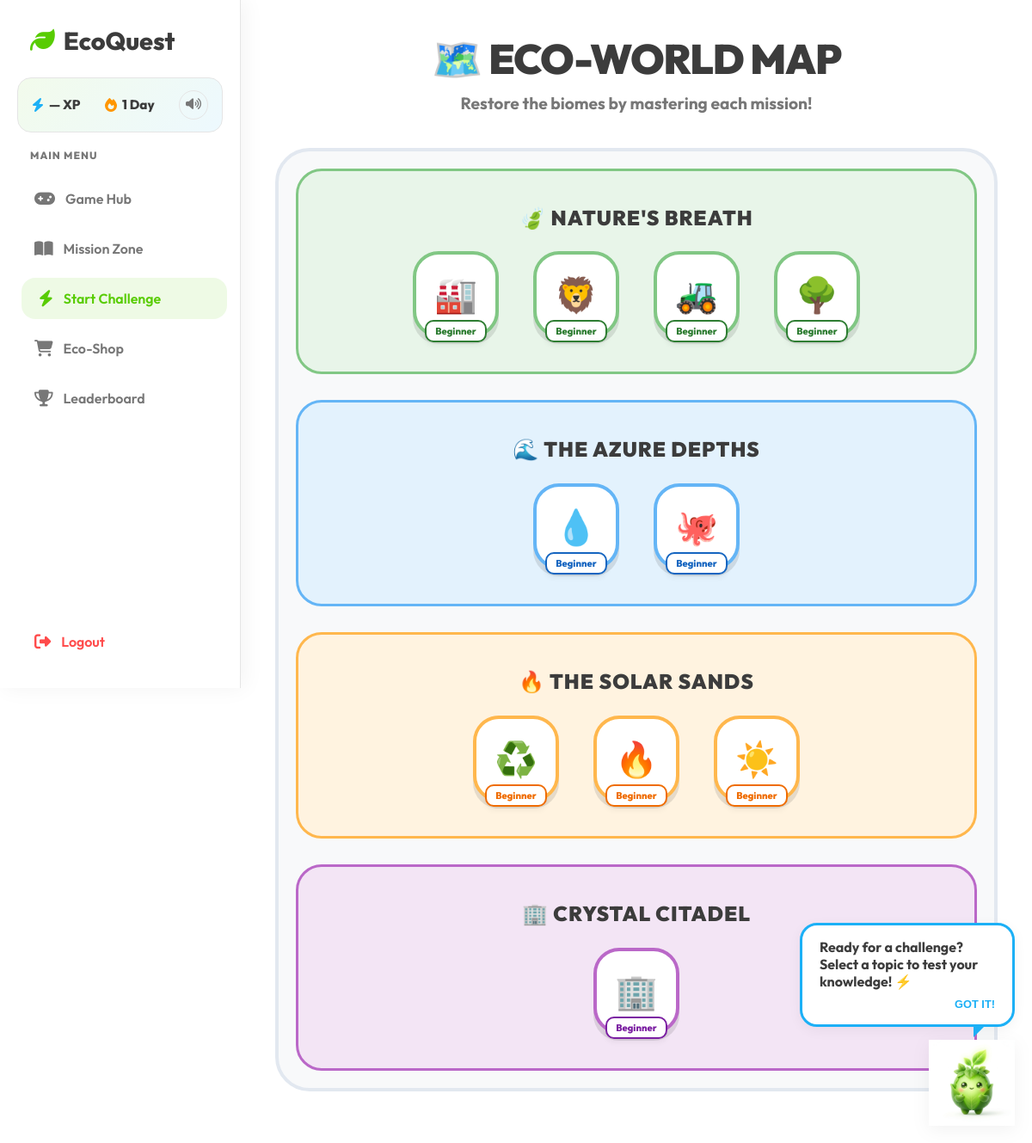
The page /topics (signed in) on the database its author committed.
### tables this page shows
CREATE TABLE topics (
    topic_id INTEGER PRIMARY KEY AUTOINCREMENT,
    topic_name TEXT NOT NULL,
    content TEXT
, icon TEXT, description TEXT);

### app.py (the view)
@app.route("/topics")
def topics():
    check = require_login()
    if check:
        return check
    user_id = session["user_id"]
    conn = get_connection()
    cursor = conn.cursor()
    cursor.execute("SELECT topic_id, topic_name, icon, description FROM topics")
    rows = cursor.fetchall()
    conn.close()
    topics_data = []
    for row in rows:
        topics_data.append({
            "id": row[0],
            "name": row[1],
            "icon": row[2],
            "desc": row[3],
            "difficulty": get_user_level(user_id, row[0])
        })
    return render_template("topics.html", topics=topics_data)

### app.py (called while the page is built)
def get_connection():
    return sqlite3.connect("database.db")

def require_login():
    if "user_id" not in session:
        return redirect("/")

def get_user_level(user_id, topic_id):
    conn = get_connection()
    cursor = conn.cursor()
    cursor.execute("""
        SELECT level_name FROM user_progress
        WHERE user_id=? AND topic_id=?
    """, (user_id, topic_id))
    row = cursor.fetchone()
    conn.close()
    if row:
        return row[0]
    else:
        return "Beginner"

### templates/topics.html (shortened to what this page needs)
{% extends "base.html" %}
{% block content %}
<div class="animate-fade-in" style="width: 100%; max-width: 1200px; margin: 0 auto; text-align: center;">
    <div style="margin-bottom: 40px; padding: 0 20px;">
        <h1 style="font-size: 3rem; margin-bottom: 10px; color: var(--text-main); font-weight: 900; text-transform: uppercase; letter-spacing: -1px;">
            🗺️ Eco-World Map
        </h1>
        <p class="text-muted" style="font-size: 1.2rem; font-weight: 700;">
            Restore the biomes by mastering each mission!
        </p>
    </div>
    <div class="world-map">
        <div class="biome-section nature-biome">
            <h3 class="biome-label">🍃 Nature's Breath</h3>
            <div class="biome-grid">
                {% for t in topics if t.id in [1, 9, 5, 7] %}
                <a href="{{ url_for('quiz', topic_id=t.id) }}" class="map-node node-nature" title="{{ t.name }}">
                    <span class="node-icon">{{ t.icon }}</span>
                    <div class="node-status">{{ t.difficulty }}</div>
                </a>
                {% endfor %}
            </div>
        </div>
        <div class="biome-section water-biome">
            <h3 class="biome-label">🌊 The Azure Depths</h3>
            <div class="biome-grid">
                {% for t in topics if t.id in [4, 8] %}
                <a href="{{ url_for('quiz', topic_id=t.id) }}" class="map-node node-water" title="{{ t.name }}">
                    <span class="node-icon">{{ t.icon }}</span>
                    <div class="node-status">{{ t.difficulty }}</div>
                </a>
                {% endfor %}
            </div>
        </div>
        <div class="biome-section fire-biome">
            <h3 class="biome-label">🔥 The Solar Sands</h3>
            <div class="biome-grid">
                {% for t in topics if t.id in [3, 6, 2] %}
                <a href="{{ url_for('quiz', topic_id=t.id) }}" class="map-node node-fire" title="{{ t.name }}">
                    <span class="node-icon">{{ t.icon }}</span>
                    <div class="node-status">{{ t.difficulty }}</div>
                </a>
                {% endfor %}
            </div>
        </div>
        <div class="biome-section city-biome">
            <h3 class="biome-label">🏢 Crystal Citadel</h3>
            <div class="biome-grid">
                {% for t in topics if t.id == 10 %}
                <a href="{{ url_for('quiz', topic_id=t.id) }}" class="map-node node-city" title="{{ t.name }}">
                    <span class="node-icon">{{ t.icon }}</span>
                    <div class="node-status">{{ t.difficulty }}</div>
                </a>
                {% endfor %}
            </div>
        </div>
    </div>
</div>
{% endblock %}

### static/style.css (style rules this page uses)
:root { --primary: #58CC02; --primary-dark: #46a302; --primary-light: #89E219; --secondary: #1CB0F6; --secondary-dark: #1899d6; --accent: #FFC800; --danger: #FF4B4B; --danger-dark: #EA2B2B; --background: #FFFFFF; --bg-light: #FFFFFF; --bg-sidebar: #F7F7F7; --surface: #FFFFFF; --text-main: #3C3C3C; --text-muted: #777777; --warning: #FFC800; --warning-dark: #D3A600; --border-color: #E5E5E5; --glass-bg: rgba(255, 255, 255, 0.9); --glass-border: rgba(255, 255, 255, 0.4); --glass-shadow: 0 8px 32px 0 rgba(31, 38, 135, 0.07); --radius-lg: 20px; --radius-md: 16px; --radius-sm: 12px; --transition: all 0.2s ease-in-out; --font-main: 'Nunito', sans-serif; --shadow: 0 4px 15px rgba(0,0,0,0.05); --coin-gold: #FFD700; --streak-fire: #FF4500; }
* { box-sizing: border-box; margin: 0; padding: 0; }
body { font-family: 'Outfit', 'Nunito', sans-serif; background-color: var(--background); color: var(--text-main); min-height: 100vh; display: flex; overflow-x: hidden; }
h1, h2, h3, h4, h5, h6 { font-weight: 800; color: var(--text-main); line-height: 1.2; }
.text-muted { color: var(--text-muted); }
.animate-fade-in { animation: fadeIn 0.6s cubic-bezier(0.4, 0, 0.2, 1) forwards; }

### templates/topics.html (style rules this page uses)
.world-map { display: flex; flex-direction: column; gap: 30px; padding: 20px; background: #f8f9fa; border-radius: 40px; border: 4px solid #e2e8f0; }
.biome-section { padding: 40px; border-radius: 30px; position: relative; overflow: hidden; }
.biome-label { font-size: 1.5rem; font-weight: 900; margin-bottom: 25px; text-transform: uppercase; letter-spacing: 1px; }
.biome-grid { display: flex; justify-content: center; gap: 40px; flex-wrap: wrap; }
.nature-biome { background: #e8f5e9; border: 3px solid #81c784; color: #2e7d32; }
.water-biome { background: #e3f2fd; border: 3px solid #64b5f6; color: #1565c0; }
.fire-biome { background: #fff3e0; border: 3px solid #ffb74d; color: #ef6c00; }
.city-biome { background: #f3e5f5; border: 3px solid #ba68c8; color: #7b1fa2; }
.map-node { width: 100px; height: 100px; border-radius: 30px; display: flex; flex-direction: column; align-items: center; justify-content: center; text-decoration: none; transition: all 0.3s cubic-bezier(0.175, 0.885, 0.32, 1.275); position: relative; box-shadow: 0 8px 0 rgba(0,0,0,0.1); }
.node-icon { font-size: 2.5rem; }
.node-status { position: absolute; bottom: -10px; background: white; padding: 4px 10px; border-radius: 10px; font-size: 0.7rem; font-weight: 800; box-shadow: 0 4px 6px rgba(0,0,0,0.05); border: 2px solid currentColor; }
.node-nature { background: #fff; border: 4px solid #81c784; color: #2e7d32; }
.node-water { background: #fff; border: 4px solid #64b5f6; color: #1565c0; }
.node-fire { background: #fff; border: 4px solid #ffb74d; color: #ef6c00; }
.node-city { background: #fff; border: 4px solid #ba68c8; color: #7b1fa2; }

### rows shown on the page
topics: icon "🏭", difficulty "Beginner"
topics: icon "🦁", difficulty "Beginner"
topics: icon "🚜", difficulty "Beginner"
topics: icon "🌳", difficulty "Beginner"
topics: icon "💧", difficulty "Beginner"
topics: icon "🐙", difficulty "Beginner"
topics: icon "♻️", difficulty "Beginner"
topics: icon "🔥", difficulty "Beginner"
topics: icon "☀️", difficulty "Beginner"
topics: icon "🏢", difficulty "Beginner"

### other values the page prints
{{ session.get('xp', '—') }} "—"
{{ session.get('streak', 1) }} "1"
